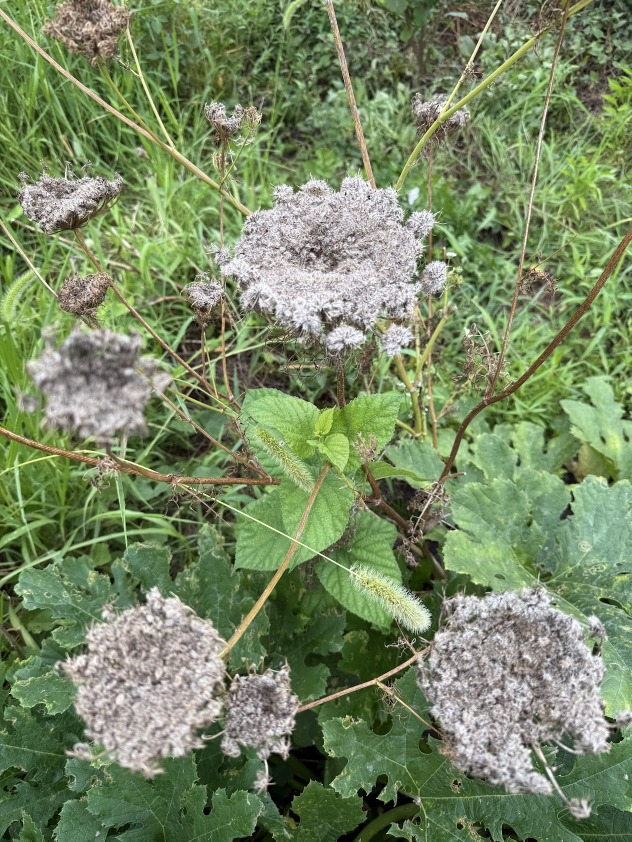
#> input picture natural-farming/site/images/IMG_3141.jpg, 1263 x 1683 px (shown at 1/2 size); its folder holds only this picture in this run
$ python -i align.py   (imports and definitions only)
#> lines starting #> are read from the running program, lines starting #| are printed output that depends on the picture
"""特徴点マッチングで、手持ちの写真を基準の構図に重ねる。

SIFT で特徴点を取り、比率テストで対応を絞り、RANSAC でホモグラフィ(射影変換)を推定する。
推定した変換が手持ち撮影のズレとして妥当か(縮尺・回転・歪み)を確かめ、
おかしければ相似変換(移動・回転・拡大縮小だけ)で推定し直す。
"""

from __future__ import annotations

from dataclasses import dataclass

import cv2
import numpy as np

RATIO = 0.75            # Lowe の比率テスト
RANSAC_PX = 4.0         # RANSAC の許容誤差(作業解像度の画素)
MIN_INLIERS = 25        # これ未満の対応では信用しない
MAX_SCALE = 1.6         # 基準に対する縮尺の許容範囲(1/MAX_SCALE 〜 MAX_SCALE)
MAX_AREA_RATIO = 2.2    # 変換後の画像の面積比の許容範囲


@dataclass
class Features:
    keypoints: np.ndarray       # (N, 2) float32 の座標
    descriptors: np.ndarray     # (N, 128) float32
    size: tuple[int, int]       # (幅, 高さ)


@dataclass
class Match:
    ok: bool
    H: np.ndarray | None        # 3x3。写真 → 基準キャンバス
    inliers: int
    model: str                  # "homography" / "similarity"
    reason: str = ""


_sift = None


def _detector():
    global _sift
    if _sift is None:
        _sift = cv2.SIFT_create(nfeatures=5000)
    return _sift


def features(rgb: np.ndarray, mask: np.ndarray | None = None) -> Features:
    """特徴点。mask(uint8, 0/255)を渡すと、その範囲だけから取る(位置合わせ後の黒い余白を避ける)。"""
    gray = cv2.cvtColor(rgb, cv2.COLOR_RGB2GRAY)
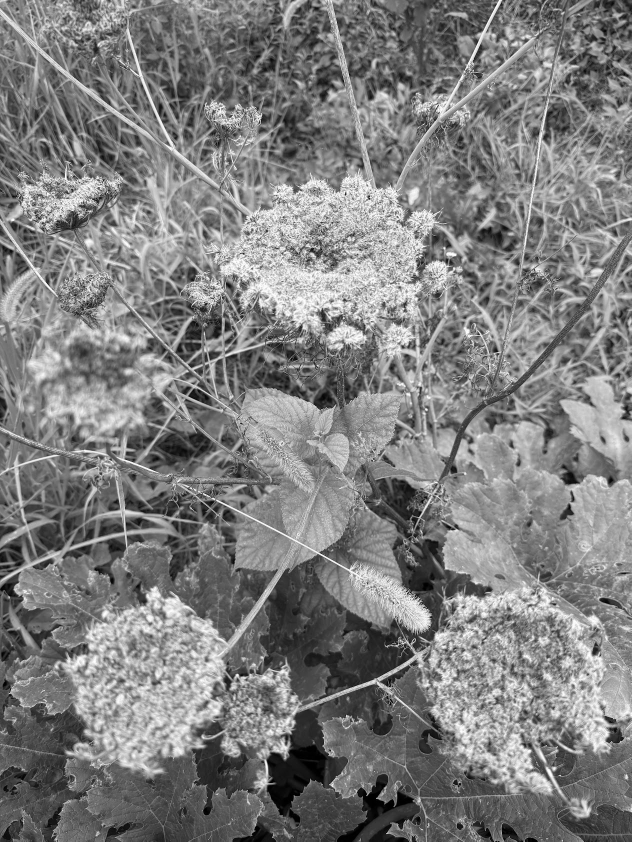
#> gray: shape (1683, 1263) (shown at 1/2 size); min 0, max 255, mean 127
    # 明るさの違い(朝・夕・曇り)に強くするため、局所コントラストをそろえる
    gray = cv2.createCLAHE(clipLimit=2.0, tileGridSize=(8, 8)).apply(gray)
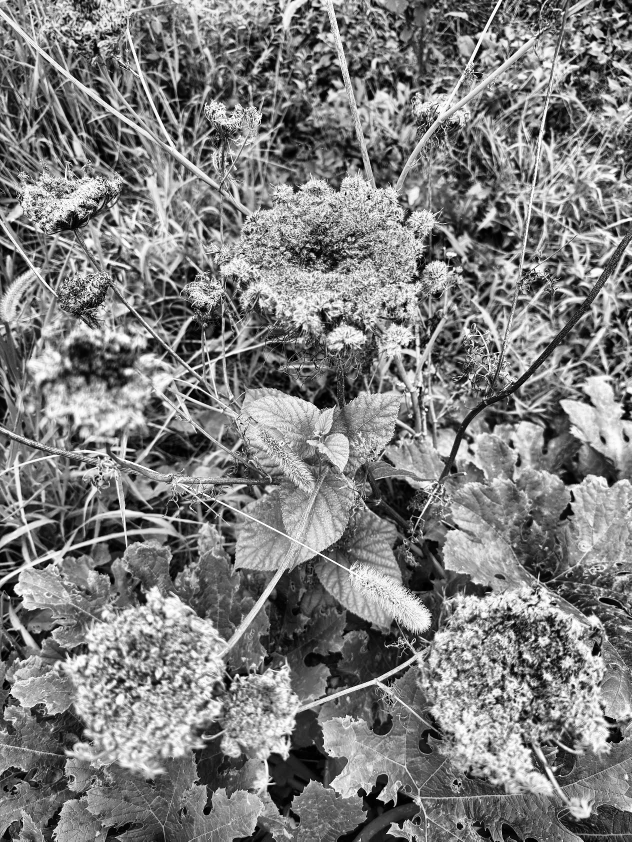
#> gray: shape (1683, 1263) (shown at 1/2 size); min 0, max 255, mean 126.4
    if mask is not None:
        mask = cv2.erode(mask, np.ones((15, 15), np.uint8))
    kps, desc = _detector().detectAndCompute(gray, mask)
#> kps = 5000 keypoints; strongest (x, y, size): (691, 388, 2.9), (180, 561, 1.8), (687, 636, 2.5), (435, 568, 2.1)
    pts = np.array([k.pt for k in kps], dtype=np.float32).reshape(-1, 2)
#> pts = 5000 pairs, first value 3.86 to 1260.2, second value 3.99 to 1679.8
    if desc is None:
        desc = np.zeros((0, 128), np.float32)
    return Features(pts, desc.astype(np.float32), (rgb.shape[1], rgb.shape[0]))


# [67 lines left out: functions _good_matches, plausible, match, warp, not called in this run]

>>> import cv2
>>> picture = cv2.cvtColor(cv2.imread('../../natural-farming/site/images/IMG_3141.jpg'), cv2.COLOR_BGR2RGB)
>>> result = features(picture)

$ run again, on natural-farming/site/images/IMG_3171.jpg
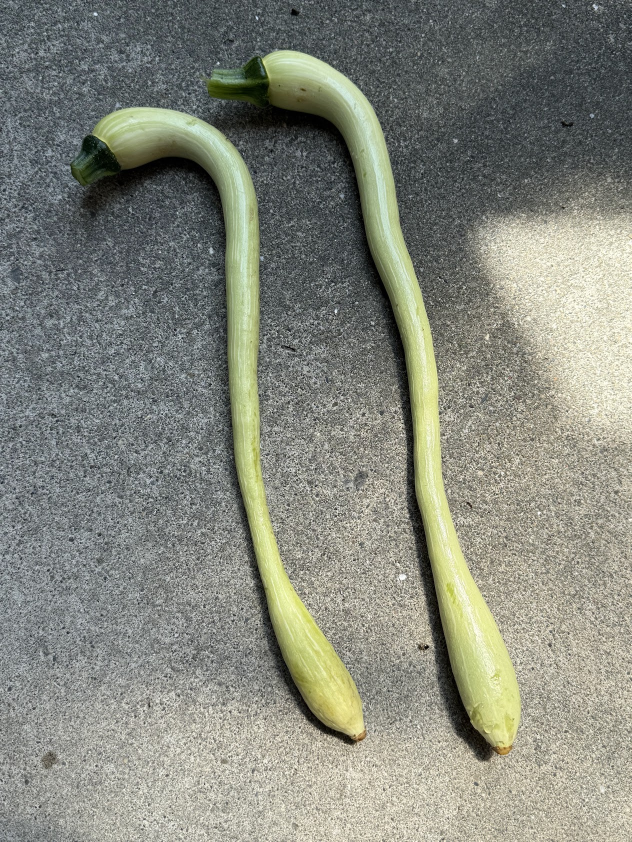
#> input picture natural-farming/site/images/IMG_3171.jpg, 1263 x 1683 px (shown at 1/2 size)
#> in features, `gray = cv2.cvtColor(rgb, cv2.COLOR_RGB2GRAY)`:
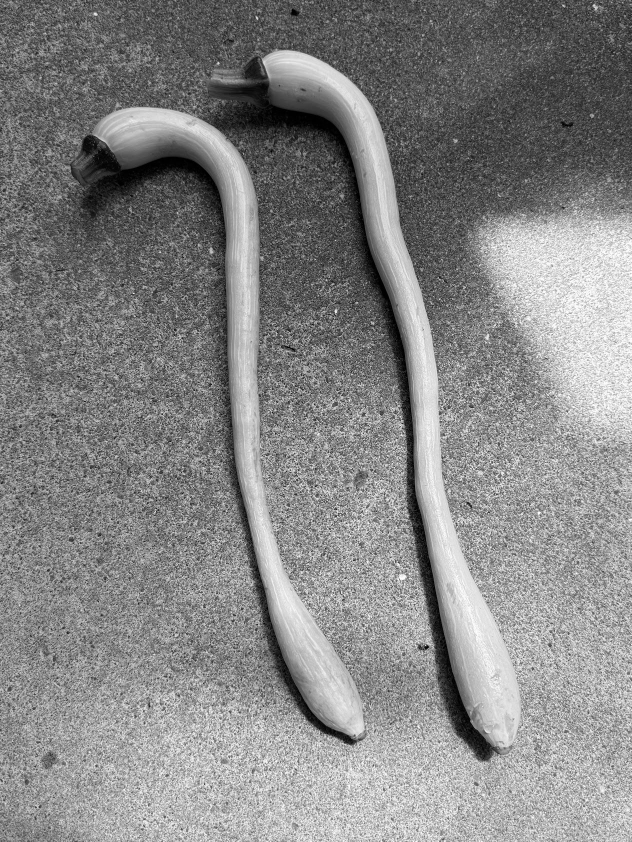
#> gray: shape (1683, 1263) (shown at 1/2 size); min 0, max 255, mean 133.8
#> in features, `gray = cv2.createCLAHE(clipLimit=2.0, tileGridSize=(8, 8)).apply(gray)`:
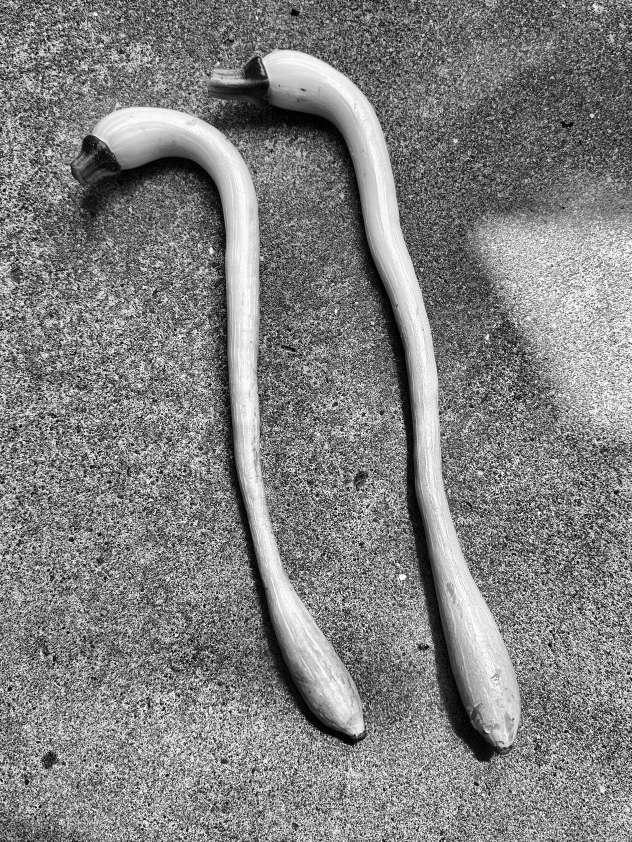
#> gray: shape (1683, 1263) (shown at 1/2 size); min 0, max 255, mean 128.1
#> kps = 5000 keypoints; strongest (x, y, size): (324, 828, 2.3), (709, 1052, 2), (1207, 1367, 1.8), (580, 940, 2)
#> pts = 5000 pairs, first value 2.47 to 1260, second value 3.29 to 1679.9

$ run again, on natural-farming/site/images/IMG_3250.jpg
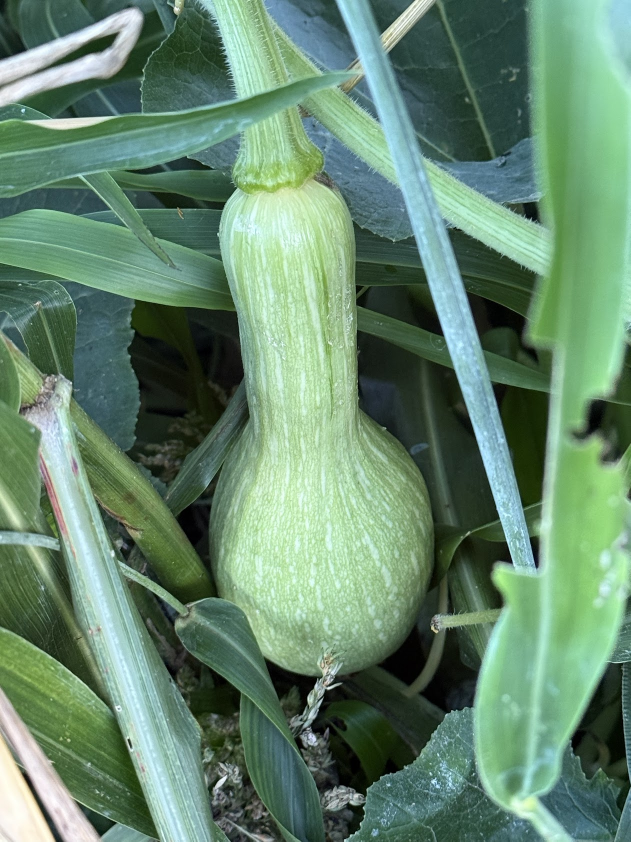
#> input picture natural-farming/site/images/IMG_3250.jpg, 1261 x 1683 px (shown at 1/2 size)
#> in features, `gray = cv2.cvtColor(rgb, cv2.COLOR_RGB2GRAY)`:
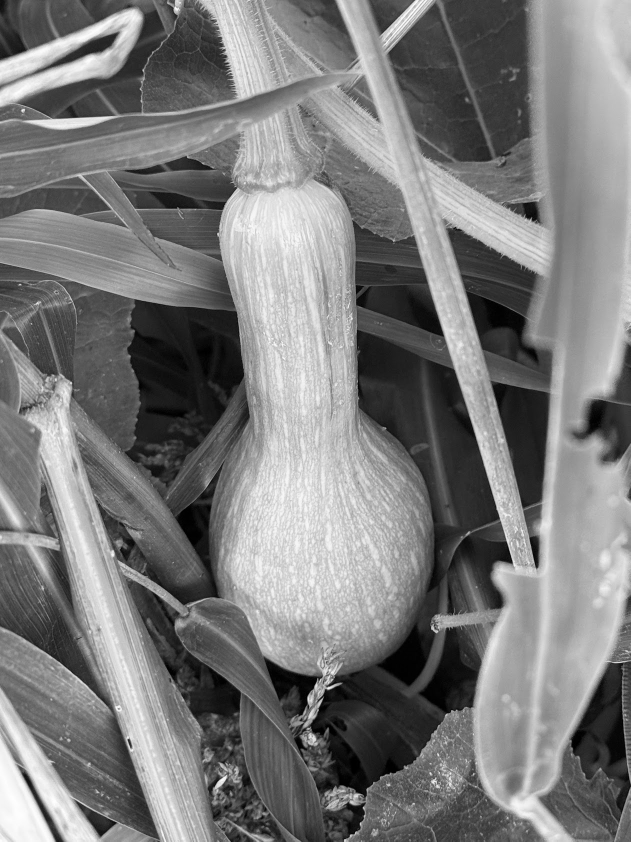
#> gray: shape (1683, 1261) (shown at 1/2 size); min 0, max 254, mean 122.7
#> in features, `gray = cv2.createCLAHE(clipLimit=2.0, tileGridSize=(8, 8)).apply(gray)`:
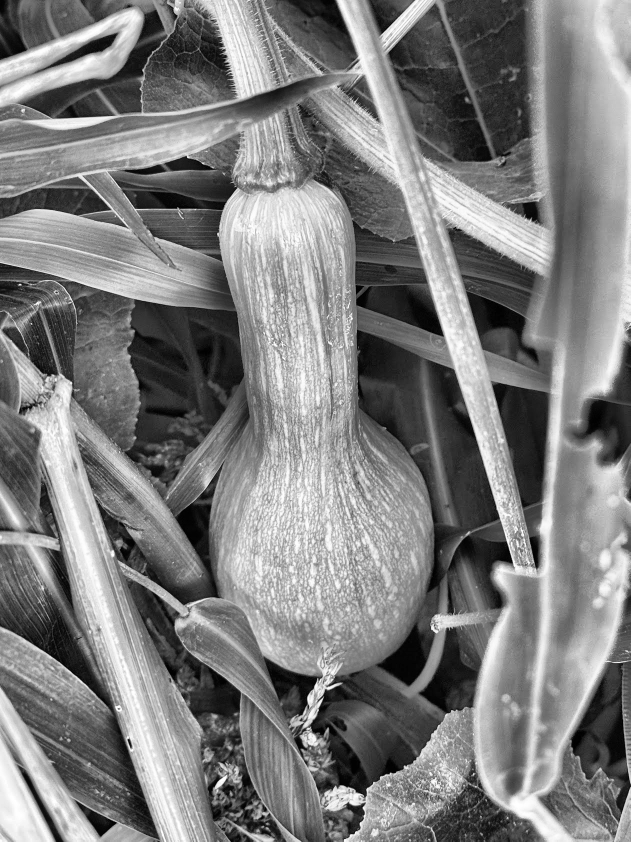
#> gray: shape (1683, 1261) (shown at 1/2 size); min 0, max 255, mean 125.3
#> kps = 5000 keypoints; strongest (x, y, size): (40, 569, 3), (63, 647, 2.2), (113, 585, 2.4), (440, 1567, 8.6)
#> pts = 5000 pairs, first value 3.19 to 1257.5, second value 2.95 to 1680.2

$ run again, on natural-farming/site/images/IMG_3267.jpg
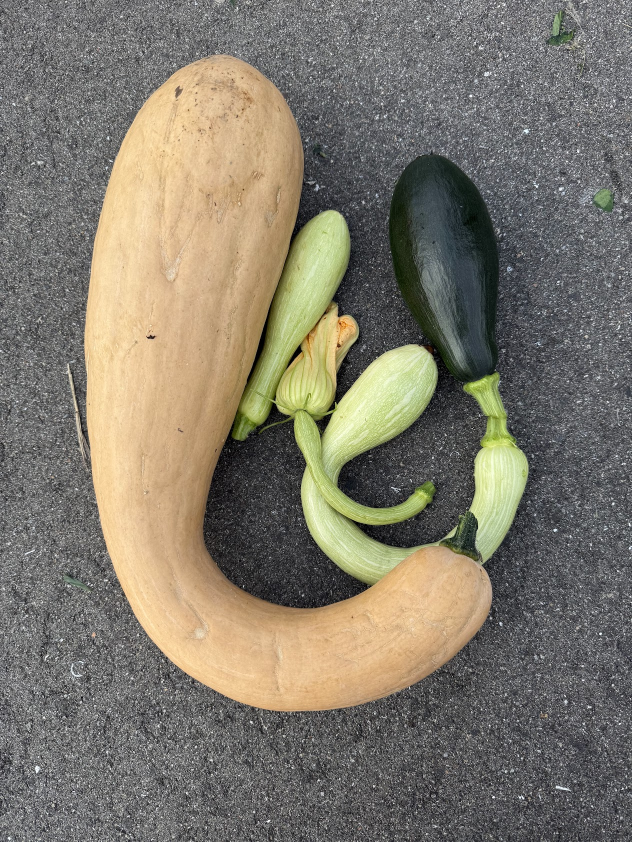
#> input picture natural-farming/site/images/IMG_3267.jpg, 1263 x 1683 px (shown at 1/2 size)
#> in features, `gray = cv2.cvtColor(rgb, cv2.COLOR_RGB2GRAY)`:
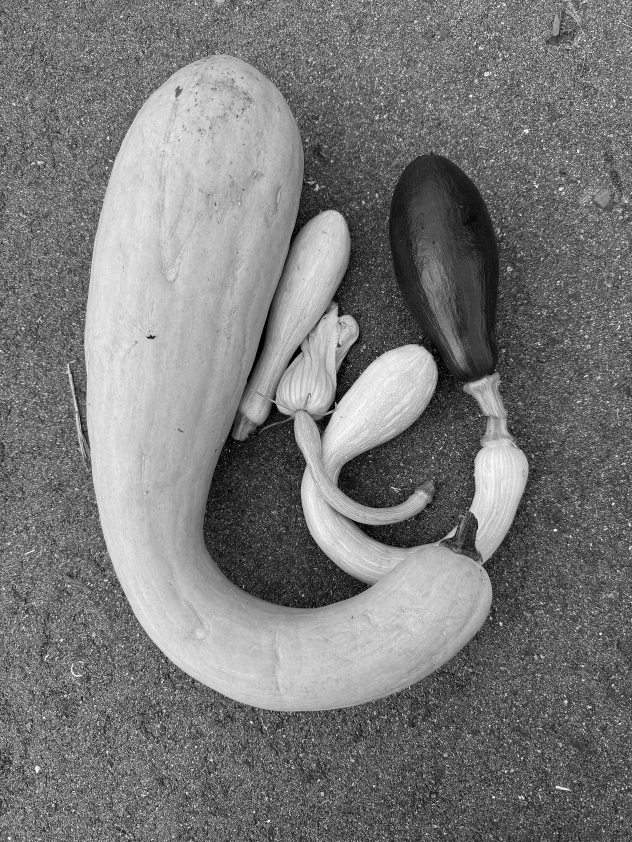
#> gray: shape (1683, 1263) (shown at 1/2 size); min 0, max 255, mean 121.4
#> in features, `gray = cv2.createCLAHE(clipLimit=2.0, tileGridSize=(8, 8)).apply(gray)`:
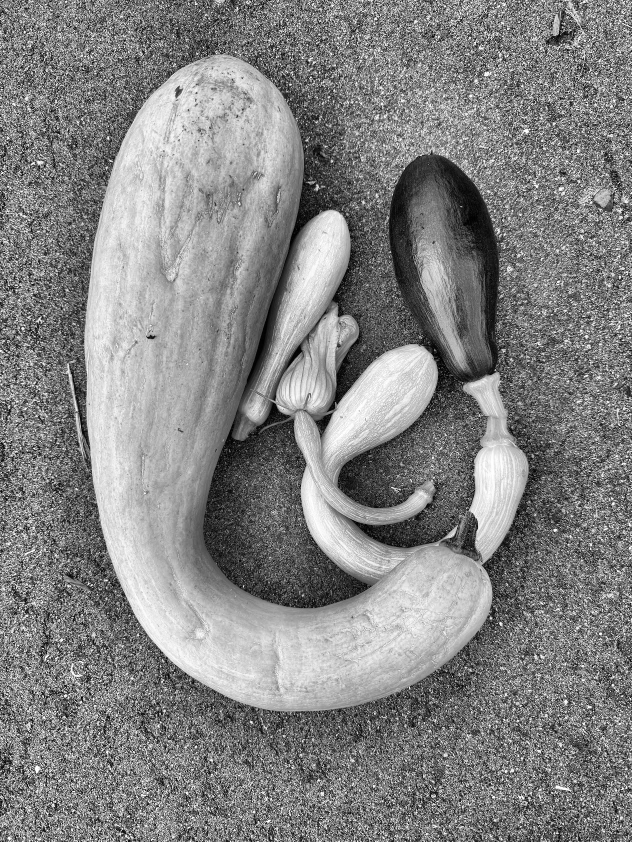
#> gray: shape (1683, 1263) (shown at 1/2 size); min 0, max 255, mean 131.3
#> kps = 5001 keypoints; strongest (x, y, size): (555, 97, 1.9), (114, 186, 2), (86, 1297, 1.8), (639, 145, 2.2)
#> pts = 5001 pairs, first value 2.27 to 1260.2, second value 2.59 to 1680.2
